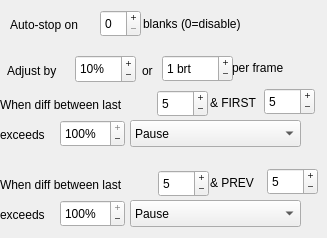
   <widget class="QWidget" name="tab_2">
    <attribute name="title">
     <string>Smart Cap</string>
    </attribute>
    <widget class="QSpinBox" name="blankFrameLimit">
     <property name="geometry">
      <rect>
       <x>100</x>
       <y>10</y>
       <width>41</width>
       <height>27</height>
      </rect>
     </property>
     <property name="sizePolicy">
      <sizepolicy hsizetype="Minimum" vsizetype="Fixed">
       <horstretch>0</horstretch>
       <verstretch>0</verstretch>
      </sizepolicy>
     </property>
     <property name="baseSize">
      <size>
       <width>100</width>
       <height>0</height>
      </size>
     </property>
     <property name="toolTip">
      <string>&lt;html&gt;&lt;head/&gt;&lt;body&gt;&lt;p&gt;Automatically end capture when enough &amp;quot;white&amp;quot; (sufficiently bright) frames are captured in a row.  Experimental, and may not work properly when automatically adjusting shutter speed.&lt;/p&gt;&lt;/body&gt;&lt;/html&gt;</string>
     </property>
     <property name="readOnly">
      <bool>false</bool>
     </property>
     <property name="buttonSymbols">
      <enum>QAbstractSpinBox::PlusMinus</enum>
     </property>
     <property name="maximum">
      <number>25</number>
     </property>
    </widget>
    <widget class="QSpinBox" name="prevPct">
     <property name="geometry">
      <rect>
       <x>60</x>
       <y>200</y>
       <width>65</width>
       <height>27</height>
      </rect>
     </property>
     <property name="sizePolicy">
      <sizepolicy hsizetype="Minimum" vsizetype="Fixed">
       <horstretch>0</horstretch>
       <verstretch>0</verstretch>
      </sizepolicy>
     </property>
     <property name="baseSize">
      <size>
       <width>100</width>
       <height>0</height>
      </size>
     </property>
     <property name="toolTip">
      <string>&lt;html&gt;&lt;head/&gt;&lt;body&gt;&lt;p&gt;If the frame's average brightness differs from the previous frame by more than a set amount, pause the capture to allow manual brightness adjustment.&lt;/p&gt;&lt;/body&gt;&lt;/html&gt;</string>
     </property>
     <property name="readOnly">
      <bool>false</bool>
     </property>
     <property name="buttonSymbols">
      <enum>QAbstractSpinBox::PlusMinus</enum>
     </property>
     <property name="suffix">
      <string>%</string>
     </property>
     <property name="maximum">
      <number>100</number>
     </property>
     <property name="value">
      <number>100</number>
     </property>
    </widget>
    <widget class="QLabel" name="label_23">
     <property name="geometry">
      <rect>
       <x>0</x>
       <y>170</y>
       <width>161</width>
       <height>29</height>
      </rect>
     </property>
     <property name="text">
      <string>When diff between last</string>
     </property>
    </widget>
    <widget class="QLabel" name="label_7">
     <property name="geometry">
      <rect>
       <x>143</x>
       <y>9</y>
       <width>121</width>
       <height>29</height>
      </rect>
     </property>
     <property name="text">
      <string>blanks (0=disable) </string>
     </property>
    </widget>
    <widget class="QLabel" name="label_12">
     <property name="geometry">
      <rect>
       <x>10</x>
       <y>10</y>
       <width>90</width>
       <height>29</height>
      </rect>
     </property>
     <property name="text">
      <string>Auto-stop on</string>
     </property>
    </widget>
    <widget class="QSpinBox" name="last4prev">
     <property name="geometry">
      <rect>
       <x>158</x>
       <y>170</y>
       <width>51</width>
       <height>27</height>
      </rect>
     </property>
     <property name="sizePolicy">
      <sizepolicy hsizetype="Minimum" vsizetype="Fixed">
       <horstretch>0</horstretch>
       <verstretch>0</verstretch>
      </sizepolicy>
     </property>
     <property name="baseSize">
      <size>
       <width>100</width>
       <height>0</height>
      </size>
     </property>
     <property name="toolTip">
      <string>&lt;html&gt;&lt;head/&gt;&lt;body&gt;&lt;p&gt;When detecting changes in brightness, compare groups of X frames instead of single frames.&lt;/p&gt;&lt;/body&gt;&lt;/html&gt;</string>
     </property>
     <property name="readOnly">
      <bool>false</bool>
     </property>
     <property name="buttonSymbols">
      <enum>QAbstractSpinBox::PlusMinus</enum>
     </property>
     <property name="maximum">
      <number>10</number>
     </property>
     <property name="value">
      <number>5</number>
     </property>
    </widget>
    <widget class="QLabel" name="label_26">
     <property name="geometry">
      <rect>
       <x>210</x>
       <y>168</y>
       <width>51</width>
       <height>29</height>
      </rect>
     </property>
     <property name="text">
      <string>&amp; PREV</string>
     </property>
    </widget>
    <widget class="QLabel" name="label_28">
     <property name="geometry">
      <rect>
       <x>232</x>
       <y>53</y>
       <width>71</width>
       <height>29</height>
      </rect>
     </property>
     <property name="text">
      <string>per frame</string>
     </property>
    </widget>
    <widget class="QSpinBox" name="deltaSS">
     <property name="geometry">
      <rect>
       <x>75</x>
       <y>55</y>
       <width>61</width>
       <height>28</height>
      </rect>
     </property>
     <property name="sizePolicy">
      <sizepolicy hsizetype="Minimum" vsizetype="Fixed">
       <horstretch>0</horstretch>
       <verstretch>0</verstretch>
      </sizepolicy>
     </property>
     <property name="baseSize">
      <size>
       <width>100</width>
       <height>0</height>
      </size>
     </property>
     <property name="toolTip">
      <string>&lt;html&gt;&lt;head/&gt;&lt;body&gt;&lt;p&gt;If the frame's average brightness differs from the previous frame by more than a set amount, pause the capture to allow manual brightness adjustment.&lt;/p&gt;&lt;/body&gt;&lt;/html&gt;</string>
     </property>
     <property name="readOnly">
      <bool>false</bool>
     </property>
     <property name="buttonSymbols">
      <enum>QAbstractSpinBox::PlusMinus</enum>
     </property>
     <property name="suffix">
      <string>%</string>
     </property>
     <property name="maximum">
      <number>100</number>
     </property>
     <property name="value">
      <number>10</number>
     </property>
    </widget>
    <widget class="QLabel" name="label_30">
     <property name="geometry">
      <rect>
       <x>7</x>
       <y>56</y>
       <width>71</width>
       <height>29</height>
      </rect>
     </property>
     <property name="text">
      <string>Adjust by</string>
     </property>
    </widget>
    <widget class="QSpinBox" name="prevFrames">
     <property name="geometry">
      <rect>
       <x>267</x>
       <y>168</y>
       <width>51</width>
       <height>27</height>
      </rect>
     </property>
     <property name="sizePolicy">
      <sizepolicy hsizetype="Minimum" vsizetype="Fixed">
       <horstretch>0</horstretch>
       <verstretch>0</verstretch>
      </sizepolicy>
     </property>
     <property name="baseSize">
      <size>
       <width>100</width>
       <height>0</height>
      </size>
     </property>
     <property name="toolTip">
      <string>&lt;html&gt;&lt;head/&gt;&lt;body&gt;&lt;p&gt;When detecting changes in brightness, compare groups of X frames instead of single frames.&lt;/p&gt;&lt;/body&gt;&lt;/html&gt;</string>
     </property>
     <property name="readOnly">
      <bool>false</bool>
     </property>
     <property name="buttonSymbols">
      <enum>QAbstractSpinBox::PlusMinus</enum>
     </property>
     <property name="maximum">
      <number>10</number>
     </property>
     <property name="value">
      <number>5</number>
     </property>
    </widget>
    <widget class="QLabel" name="label_27">
     <property name="geometry">
      <rect>
       <x>0</x>
       <y>200</y>
       <width>61</width>
       <height>29</height>
      </rect>
     </property>
     <property name="text">
      <string>exceeds</string>
     </property>
    </widget>
    <widget class="QComboBox" name="prevAction">
     <property name="geometry">
      <rect>
       <x>130</x>
       <y>200</y>
       <width>171</width>
       <height>27</height>
      </rect>
     </property>
     <item>
      <property name="text">
       <string>Pause</string>
      </property>
     </item>
     <item>
      <property name="text">
       <string>Adjust shutter</string>
      </property>
     </item>
    </widget>
    <widget class="QLabel" name="label_25">
     <property name="geometry">
      <rect>
       <x>0</x>
       <y>90</y>
       <width>161</width>
       <height>29</height>
      </rect>
     </property>
     <property name="text">
      <string>When diff between last</string>
     </property>
    </widget>
    <widget class="QLabel" name="label_29">
     <property name="geometry">
      <rect>
       <x>0</x>
       <y>120</y>
       <width>61</width>
       <height>29</height>
      </rect>
     </property>
     <property name="text">
      <string>exceeds</string>
     </property>
    </widget>
    <widget class="QSpinBox" name="last4init">
     <property name="geometry">
      <rect>
       <x>157</x>
       <y>90</y>
       <width>51</width>
       <height>27</height>
      </rect>
     </property>
     <property name="sizePolicy">
      <sizepolicy hsizetype="Minimum" vsizetype="Fixed">
       <horstretch>0</horstretch>
       <verstretch>0</verstretch>
      </sizepolicy>
     </property>
     <property name="baseSize">
      <size>
       <width>100</width>
       <height>0</height>
      </size>
     </property>
     <property name="toolTip">
      <string>&lt;html&gt;&lt;head/&gt;&lt;body&gt;&lt;p&gt;When detecting changes in brightness, compare groups of X frames instead of single frames.&lt;/p&gt;&lt;/body&gt;&lt;/html&gt;</string>
     </property>
     <property name="readOnly">
      <bool>false</bool>
     </property>
     <property name="buttonSymbols">
      <enum>QAbstractSpinBox::PlusMinus</enum>
     </property>
     <property name="maximum">
      <number>10</number>
     </property>
     <property name="value">
      <number>5</number>
     </property>
    </widget>
    <widget class="QSpinBox" name="initPct">
     <property name="geometry">
      <rect>
       <x>60</x>
       <y>120</y>
       <width>65</width>
       <height>27</height>
      </rect>
     </property>
     <property name="sizePolicy">
      <sizepolicy hsizetype="Minimum" vsizetype="Fixed">
       <horstretch>0</horstretch>
       <verstretch>0</verstretch>
      </sizepolicy>
     </property>
     <property name="baseSize">
      <size>
       <width>100</width>
       <height>0</height>
      </size>
     </property>
     <property name="toolTip">
      <string>&lt;html&gt;&lt;head/&gt;&lt;body&gt;&lt;p&gt;If the frame's average brightness differs from the previous frame by more than a set amount, pause the capture to allow manual brightness adjustment.&lt;/p&gt;&lt;/body&gt;&lt;/html&gt;</string>
     </property>
     <property name="readOnly">
      <bool>false</bool>
     </property>
     <property name="buttonSymbols">
      <enum>QAbstractSpinBox::PlusMinus</enum>
     </property>
     <property name="suffix">
      <string>%</string>
     </property>
     <property name="maximum">
      <number>100</number>
     </property>
     <property name="value">
      <number>100</number>
     </property>
    </widget>
    <widget class="QSpinBox" name="initFrames">
     <property name="geometry">
      <rect>
       <x>264</x>
       <y>88</y>
       <width>51</width>
       <height>27</height>
      </rect>
     </property>
     <property name="sizePolicy">
      <sizepolicy hsizetype="Minimum" vsizetype="Fixed">
       <horstretch>0</horstretch>
       <verstretch>0</verstretch>
      </sizepolicy>
     </property>
     <property name="baseSize">
      <size>
       <width>100</width>
       <height>0</height>
      </size>
     </property>
     <property name="toolTip">
      <string>&lt;html&gt;&lt;head/&gt;&lt;body&gt;&lt;p&gt;When detecting changes in brightness, compare groups of X frames instead of single frames.&lt;/p&gt;&lt;/body&gt;&lt;/html&gt;</string>
     </property>
     <property name="readOnly">
      <bool>false</bool>
     </property>
     <property name="buttonSymbols">
      <enum>QAbstractSpinBox::PlusMinus</enum>
     </property>
     <property name="maximum">
      <number>10</number>
     </property>
     <property name="value">
      <number>5</number>
     </property>
    </widget>
    <widget class="QLabel" name="label_31">
     <property name="geometry">
      <rect>
       <x>210</x>
       <y>88</y>
       <width>51</width>
       <height>29</height>
      </rect>
     </property>
     <property name="text">
      <string>&amp; FIRST</string>
     </property>
    </widget>
    <widget class="QComboBox" name="initAction">
     <property name="geometry">
      <rect>
       <x>130</x>
       <y>120</y>
       <width>171</width>
       <height>27</height>
      </rect>
     </property>
     <item>
      <property name="text">
       <string>Pause</string>
      </property>
     </item>
     <item>
      <property name="text">
       <string>Adjust shutter</string>
      </property>
     </item>
    </widget>
    <widget class="QSpinBox" name="deltaBrt">
     <property name="geometry">
      <rect>
       <x>162</x>
       <y>55</y>
       <width>71</width>
       <height>27</height>
      </rect>
     </property>
     <property name="sizePolicy">
      <sizepolicy hsizetype="Minimum" vsizetype="Fixed">
       <horstretch>0</horstretch>
       <verstretch>0</verstretch>
      </sizepolicy>
     </property>
     <property name="baseSize">
      <size>
       <width>100</width>
       <height>0</height>
      </size>
     </property>
     <property name="toolTip">
      <string>&lt;html&gt;&lt;head/&gt;&lt;body&gt;&lt;p&gt;If the frame's average brightness differs from the previous frame by more than a set amount, pause the capture to allow manual brightness adjustment.&lt;/p&gt;&lt;/body&gt;&lt;/html&gt;</string>
     </property>
     <property name="readOnly">
      <bool>false</bool>
     </property>
     <property name="buttonSymbols">
      <enum>QAbstractSpinBox::PlusMinus</enum>
     </property>
     <property name="suffix">
      <string> brt</string>
     </property>
     <property name="maximum">
      <number>10</number>
     </property>
     <property name="value">
      <number>1</number>
     </property>
    </widget>
    <widget class="QLabel" name="label_32">
     <property name="geometry">
      <rect>
       <x>142</x>
       <y>56</y>
       <width>16</width>
       <height>29</height>
      </rect>
     </property>
     <property name="text">
      <string>or</string>
     </property>
    </widget>
   </widget>
